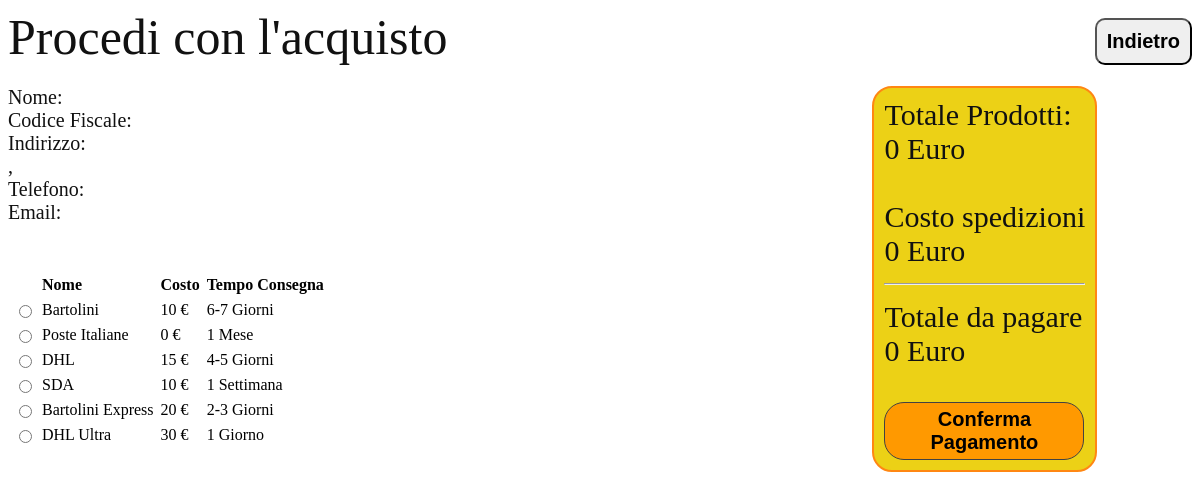
/Progetto/profile/checkout.php, run on the app's committed database.
### tables this page shows
CREATE TABLE `corrieri` (
  `ID` int(11) NOT NULL AUTO_INCREMENT,
  `Nominativo` varchar(40) NOT NULL,
  `Costo` double NOT NULL,
  `Tempi_Consegna` varchar(255) NOT NULL,
  PRIMARY KEY (`ID`)
);

### Progetto/profile/checkout.php (the view, shortened to what this page needs)
<link rel="stylesheet" href="./asset/styles/checkout.css" type="text/css">
<?php
include("../include/BasicLib.php");
$Totale = 0;
?>
<div id="checkoutPage">
    <div class="title">
        Procedi con l'acquisto
    </div>
    <div class="back">
        <button class="backButtonStyle" onclick="myCart()">Indietro</button>
    </div>
    <div class="infoPurchase">
        <div class="infoInvoice">
            <?php
            echo "Nome: $Nome $Cognome<br>";
            echo "Codice Fiscale: $Cod_Fisc<br>";
            echo "Indirizzo: $Indirizzo<br>";
            echo "$Citta, $CAP<br>";
            echo "Telefono: $Num_Tel<br>";
            echo "Email: $email<br>";
            ?>
            <br><br>
            <table>
                <th></th>
                <th>Nome</th>
                <th>Costo</th>
                <th>Tempo Consegna</th>
            <?php
            $SQL = "SELECT *
                    FROM corrieri";
            $result = $conn->query($SQL);
            if ($result->num_rows > 0) {
                while($row = $result->fetch_assoc()) {
                    $ID = $row['ID'];
                    $Nominativo = $row['Nominativo'];
                    $Costo = $row['Costo'];
                    $Tempo = $row['Tempi_Consegna'];
                    echo "<tr>";
                    echo "<td><input type='radio' name='express' value='$Costo' onclick='setCorriere($ID)'></td>";
                    echo "<td>$Nominativo</td>";
                    echo "<td>$Costo €</td>";
                    echo "<td>$Tempo<br></td>";
                    echo "</tr>";
                }
            }
            ?>
            </table>
        </div>
    </div>
    <div class="summary">
        Totale Prodotti:<br>
        <?php echo "<span id=\"totalProd\">".$Totale."</span> Euro"; ?><br><br>
        Costo spedizioni<br>
        <?php echo "<span id=\"costoSped\">0</span> Euro"; ?><br>
        <hr>
        Totale da pagare<br>
        <?php echo "<span id=\"totale\">0</span> Euro<br><br>"; ?>
        <button onclick="confirm()">Conferma Pagamento</button>
    </div>
</div>

### Progetto/asset/styles/checkout.css (style rules this page uses)
#checkoutPage { font-size: 20px; color: #111111; }
#checkoutPage > .title { float: left; font-size: 50px; padding-bottom: 20px; }
#checkoutPage > .back { float: right; margin-top: 10px; }
#checkoutPage > .back > .backButtonStyle { font-size: 20px; padding: 10px; font-weight: bolder; border-radius: 10px; }
#checkoutPage > .infoPurchase { display: block; }
#checkoutPage > .infoPurchase > .infoInvoice { float: left; }
#checkoutPage > .infoPurchase > .infoInvoice > table { border-spacing: 5px; border-collapse: separate; text-align: left; }
#checkoutPage > .summary { float: right; border: 2px solid #ff8713; border-radius: 20px; padding: 10px; background-color: #ecd116; font-size: 30px; margin-right: 8%; }
#checkoutPage > .summary > button { border-radius: 20px; font-size: 20px; font-weight: bolder; color: black; padding: 5px 7px 5px 7px; background-color: #FF9900; border: 1px solid #424242; width: 200px; }

### data on the page
corrieri: Nominativo "Bartolini", Costo "10", Tempi_Consegna "6-7 Giorni"
corrieri: Nominativo "Poste Italiane", Costo "0", Tempi_Consegna "1 Mese"
corrieri: Nominativo "DHL", Costo "15", Tempi_Consegna "4-5 Giorni"
corrieri: Nominativo "SDA", Costo "10", Tempi_Consegna "1 Settimana"
corrieri: Nominativo "Bartolini Express", Costo "20", Tempi_Consegna "2-3 Giorni"
corrieri: Nominativo "DHL Ultra", Costo "30", Tempi_Consegna "1 Giorno"

### other printed values
$Totale "0"
